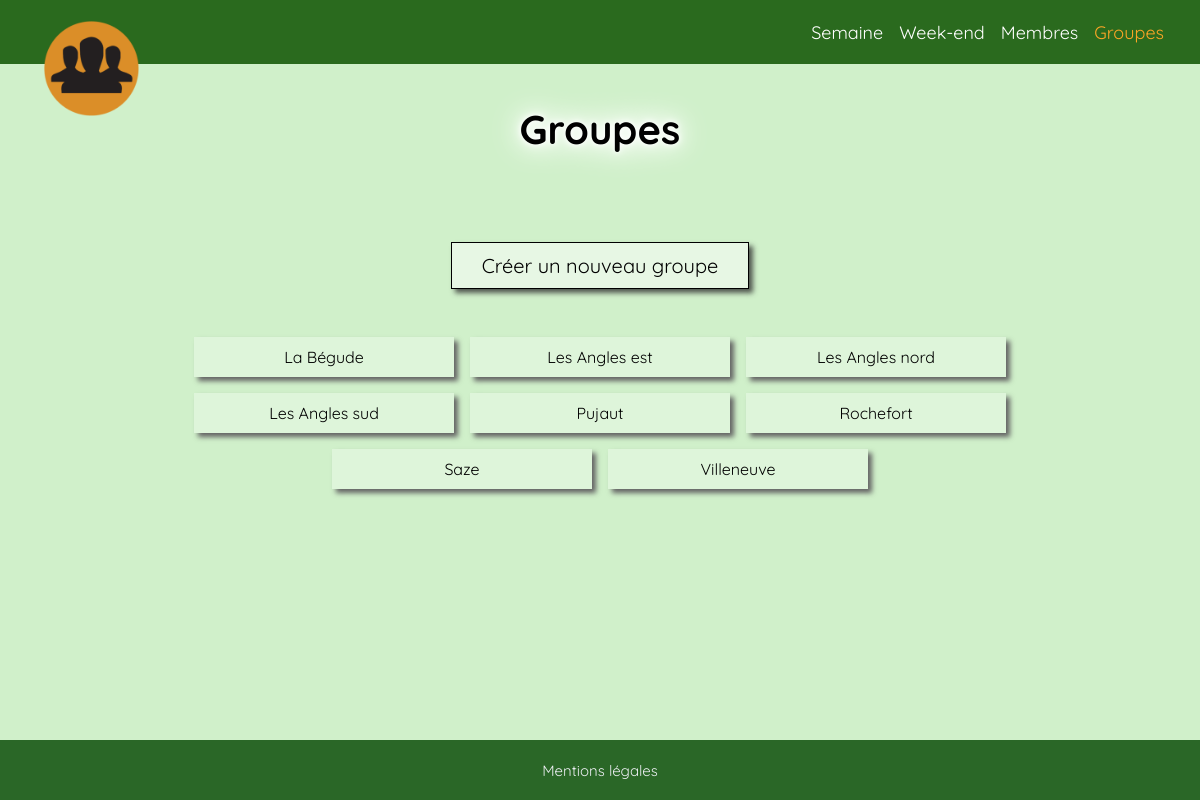
Page /groupes/ on the committed database.
### groups/models.py (models this page shows)
class Group(models.Model):
    name = models.CharField(
        max_length=50,
    )
    def __str__(self):
        return self.name

### groups/views.py (the view)
# urls.py: path("", GroupsView.as_view(), name="groups-index"),
class GroupsView(View):
    def get(self, request):
        groups = Group.objects.all().order_by("name")
        persons = Person.objects.all()
        return render(
            request,
            "groups/index.html",
            {
                "groups": groups,
                "persons": persons,
            },
        )

### groups/templates/groups/index.html (shortened to what this page needs)
{% extends 'vla_django/base.html' %} {% load static %} {% block extra_css %}
<link rel="stylesheet" href="{% static 'style/groups.css' %}" />
{% endblock %}  {% block title %}VLA | Groupes{% endblock %} {% block content %}
<main>
  <h1>Groupes</h1>
  <a href="{% url 'new_group' %}">Créer un nouveau groupe</a>
  <div id="group_names">
    {% for group in groups %}
    <li>{{ group.name }}</li>
    {% empty %}
    <li>Aucun groupe trouvé.</li>
    {% endfor %}
  </div>
  <ul class="names">
  </ul>
</main>
{% endblock %}

### vla_django/static/style/main.css (style rules this page uses)
:root { --height: 4em; --padding: 1em; --color-primary1: #1d2d44; --color-secondary1: #34507a; --color-tertiary1: #4b74af; --color-quaternary1: #7e9dc8; --color-quinary1: #b4c6df; --color-senary1: #800000; --color-primary2: #935c25; --color-secondary2: #cd8238; --color-tertiary2: #dca975; --color-quaternary2: #eccfb2; --color-quinary2: #fbf5ef; --color-primary3: #2a6a1e; --color-secondary3: #42a62f; --color-tertiary3: #66ce53; --color-quaternary3: #9bdf8e; --color-quinary3: #d0f0ca; --color-primary-gray: #5a5a5a; --color-secondary-gray: gray; --color-tertiary-gray: #a7a7a7; --color-quaternary-gray: #cdcdcd; --color-quinary-gray: #f3f3f3; --hover: #ffcc7e; --active: #fca626; --smallActive: red; --anton: "Anton", sans-serif; --archivo: "Archivo", sans-serif; --archivoBlack: "Archivo Black", sans-serif; --baloo: "Baloo Paaji 2", sans-serif; --comfortaa: "Comfortaa", sans-serif; --comicneue: "Comic Neue", cursive; --dmsans: "DM Sans", sans-serif; --gaMaamli: "Ga Maamli", sans-serif; --jersey: "Jersey 10", sans-serif; --jost: "Jost", sans-serif; --macondo: "Macondo", cursive; --matemasie: "Matemasie", sans-serif; --montserrat: "Montserrat", sans-serif; --openSans: "Open Sans", sans-serif; --pacifico: "Pacifico", cursive; --playRightArgentina: "Playwrite AR", cursive; --playwritHU: "Playwrite HU", cursive; --poppins: "Poppins", sans-serif; --quickSand: "Quicksand", sans-serif; --roboto: "Roboto", sans-serif; --rubik: "Rubik", sans-serif; --rajdhani: "Rajdhani", sans-serif; --sacramento: "Sacramento", cursive; }
* { width: 100%; padding: 0; margin: 0; font-family: var(--quickSand); scroll-behavior: smooth; }
html { display: flex; flex-direction: column; align-items: center; gap: 0; }
body { background-color: var(--color-secondary1); display: flex; flex-direction: row; align-items: center; flex-direction: column; }
main { min-height: calc(100vh - 2 * var(--height) - 2.75em); }
main h1 { text-align: center; font-size: 40px; margin: 1em 0; animation: 1500ms slideDown ease-out forwards; text-shadow: 0 0 5px white, 0 0 10px white, 0 0 20px white, 0 0 30px white, 0 0 40px white; }

### rows in the picture
Group: name "La Bégude"
Group: name "Les Angles est"
Group: name "Les Angles nord"
Group: name "Les Angles sud"
Group: name "Pujaut"
Group: name "Rochefort"
Group: name "Saze"
Group: name "Villeneuve"
